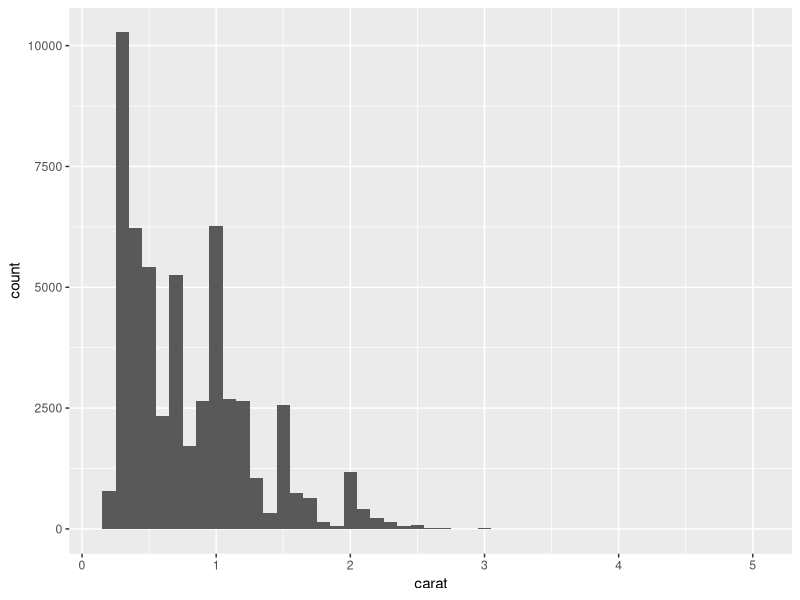
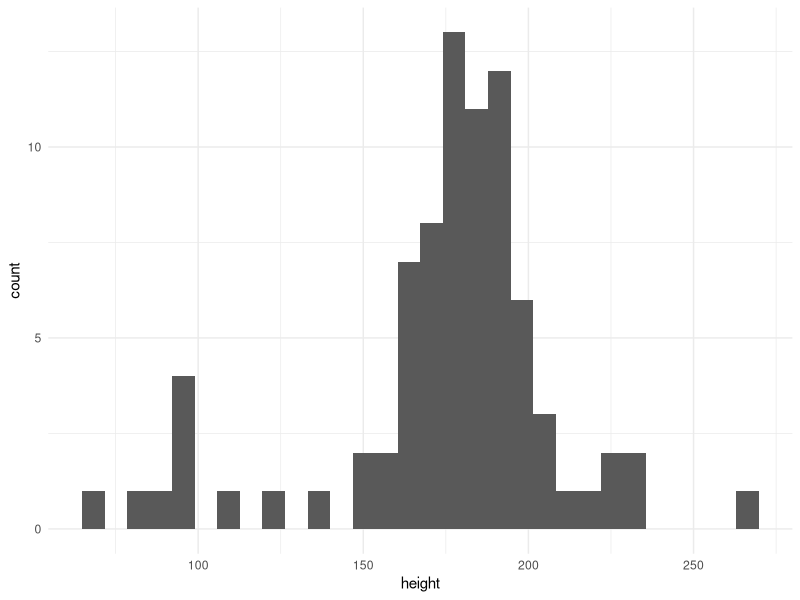
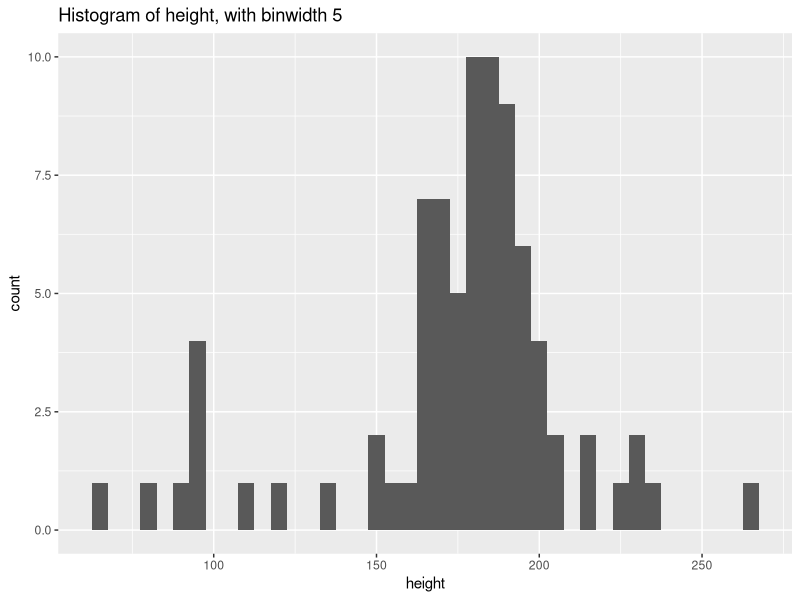
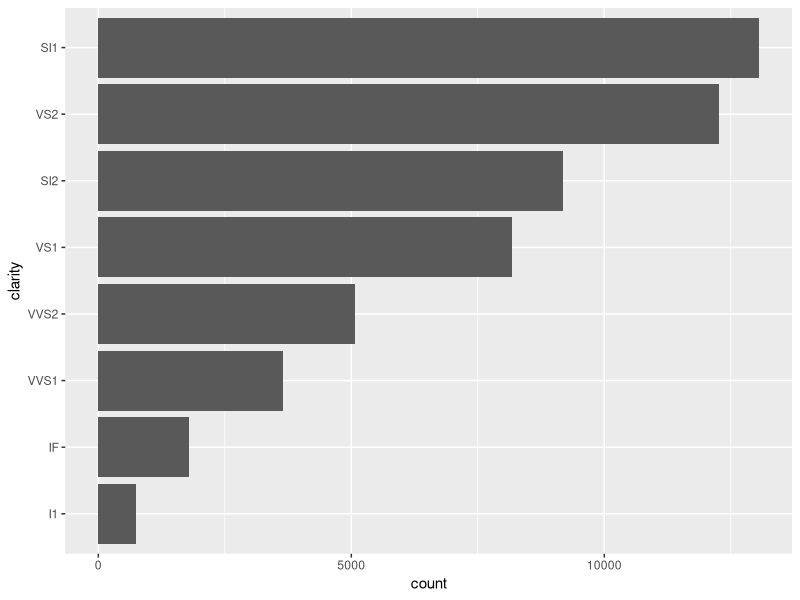

These figures' R source, in order:
## ---- chunk 1
library("tidyverse")
## ---- chunk 2
histogram <- function(df, var, binwidth = NULL) {
  df |> 
    ggplot(aes(x = {{ var }})) + 
    geom_histogram(binwidth = binwidth)
}

diamonds |> histogram(carat, 0.1) 
## ---- chunk 3
starwars |> histogram(height) + theme_minimal()
## ---- chunk 4
temp <- function(varname, value) {
  rlang::englue("You chose varname: {{ varname }} and value: {value}")
}

temp(val, 0.4)
## ---- chunk 5
histogram <- function(df, var, binwidth, ...) {
  df |> 
    ggplot(aes(x = {{ var }})) + 
    geom_histogram(binwidth = binwidth, ...) + 
    labs(title = rlang::englue("Histogram of {{ var }}, with binwidth {binwidth}"))
}

starwars |> histogram(height, 5)
## ---- chunk 6
sorted_bars <- function(df, var) {
  df |> 
    mutate({{ var }} := {{ var }} |> fct_infreq() |> fct_rev()) |>
    ggplot(aes(y = {{ var }})) +
    geom_bar()
}

diamonds |> sorted_bars(clarity)
## ---- chunk 7
histogram <- function(df, var, ..., binwidth = NULL) {
  df |> 
    ggplot(aes(x = {{ var }})) + 
    geom_histogram(binwidth = binwidth, ...) 
}
## ---- chunk 8
histogram <- function(df, var, ..., binwidth = NULL) {
  df |> 
    ggplot(aes(x = {{ var }})) + 
    geom_histogram(binwidth = binwidth, ...) 
}
